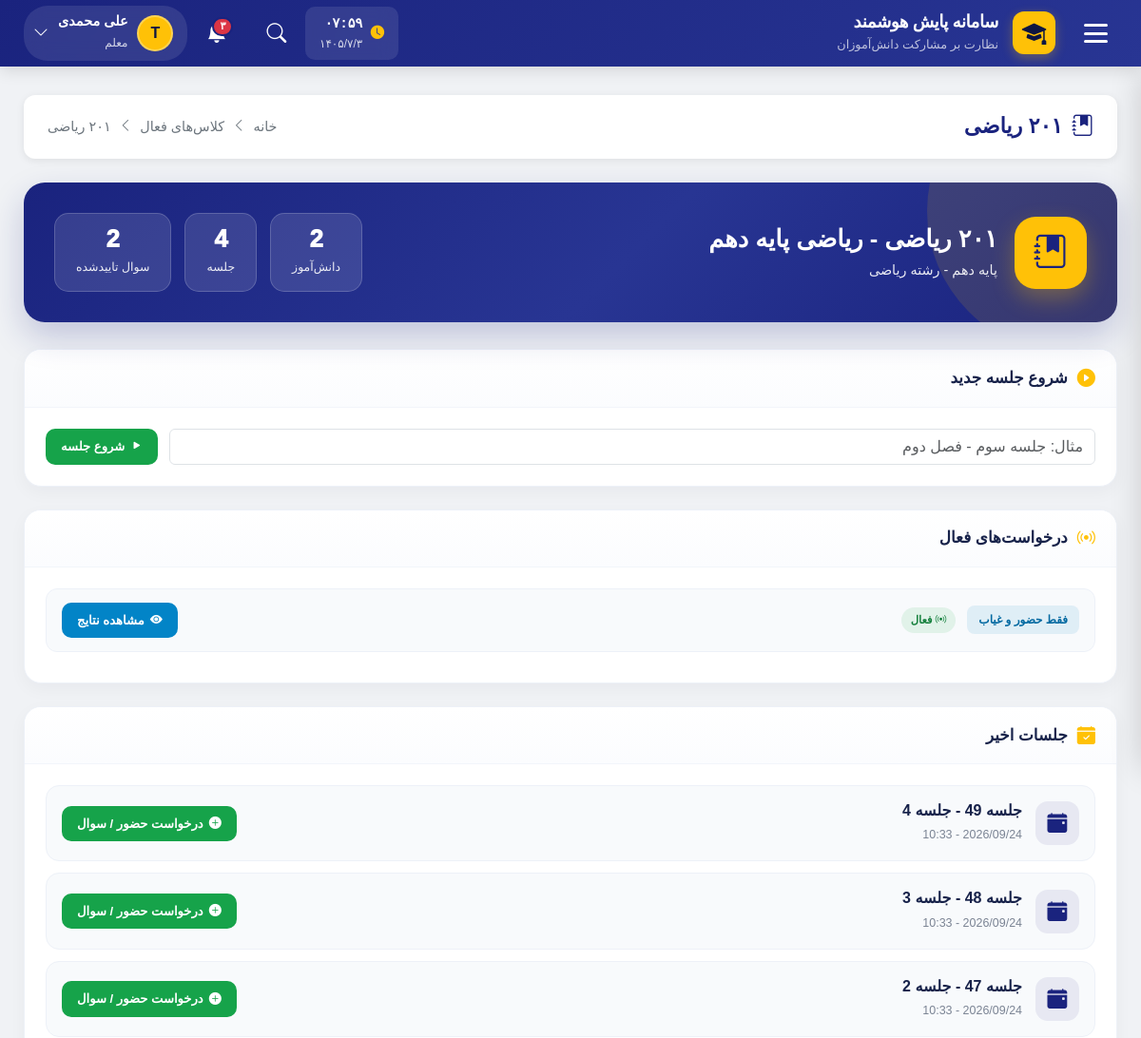
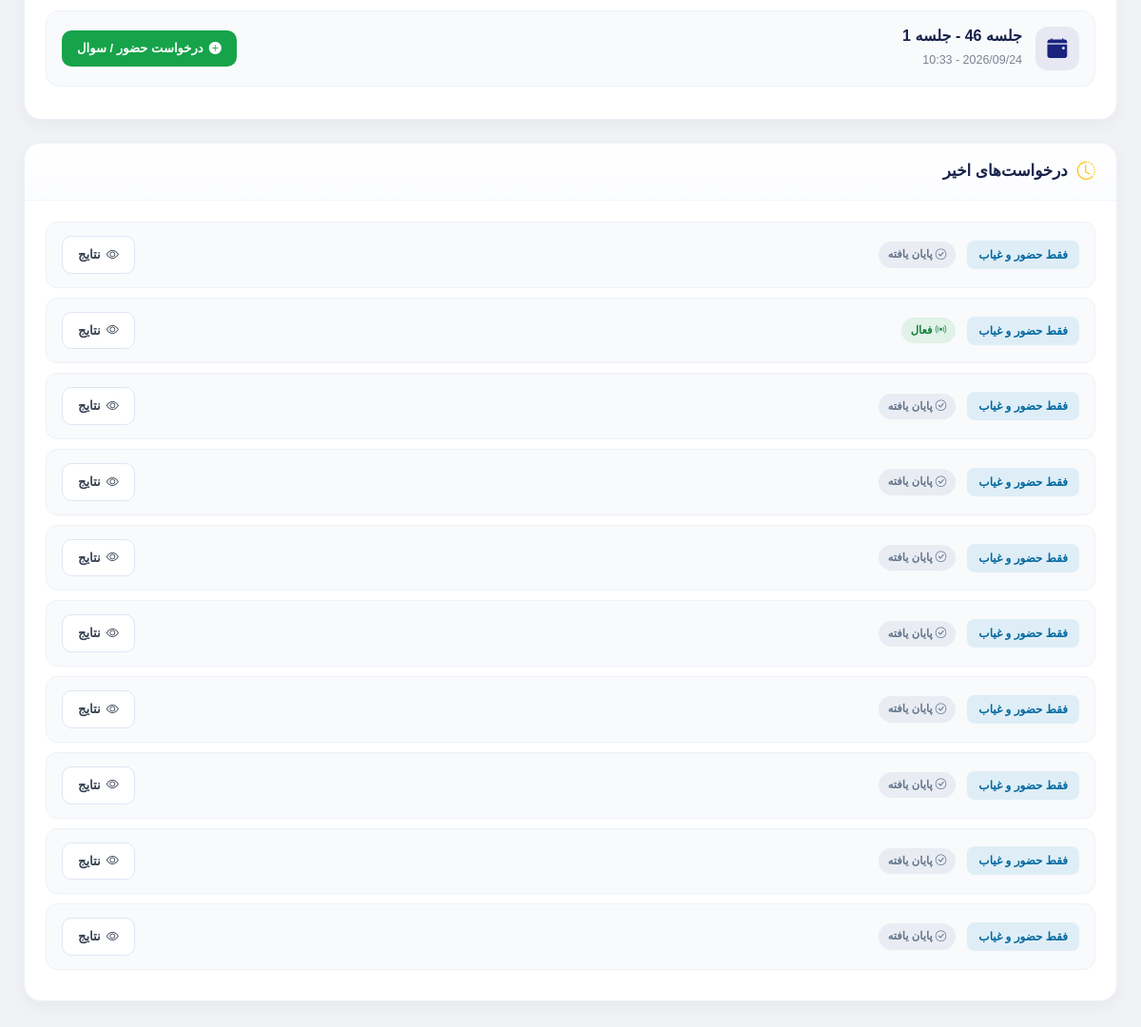
/teacher/classes/3/ (signed in), run on an earlier commit of the app's database (2 pictures, top to bottom).
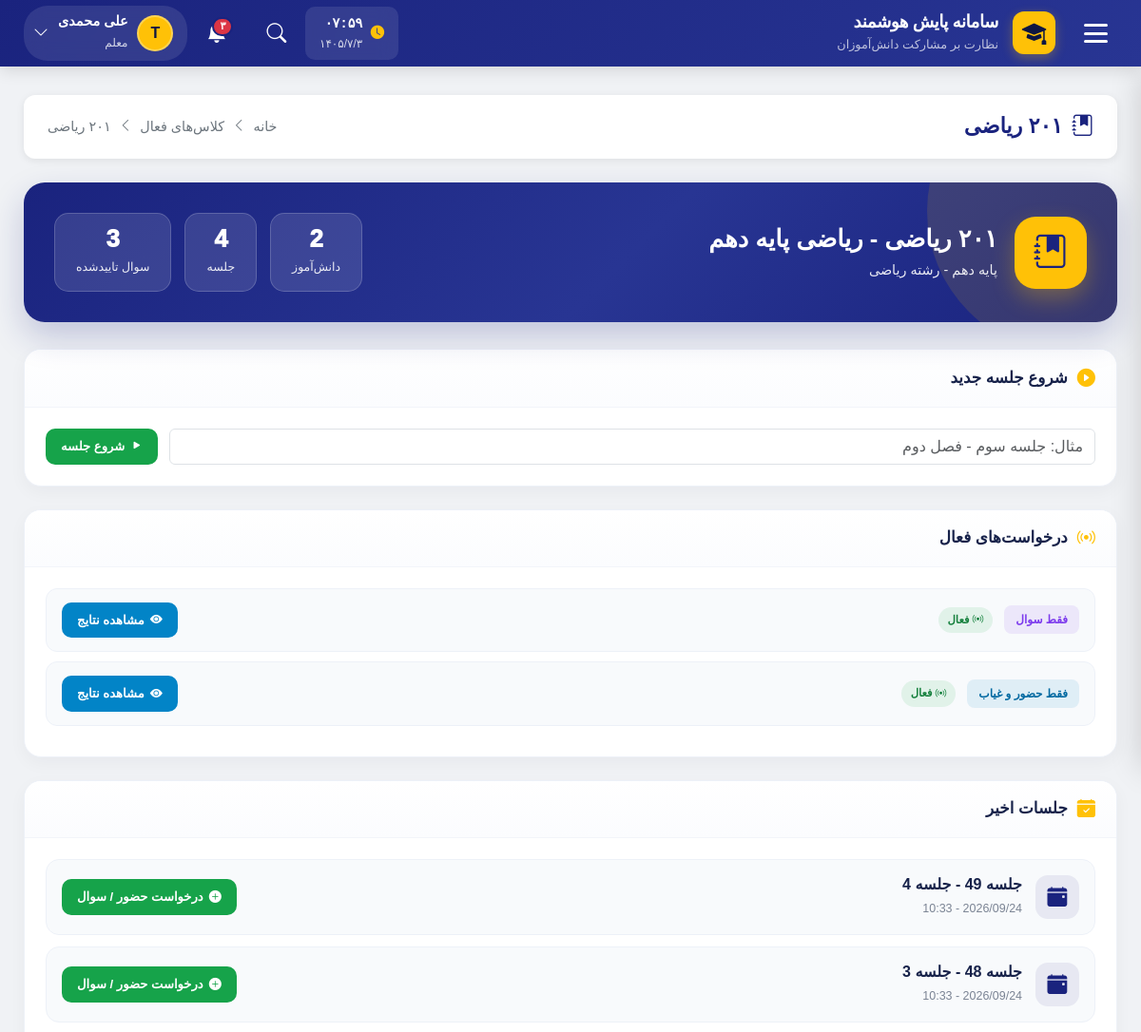
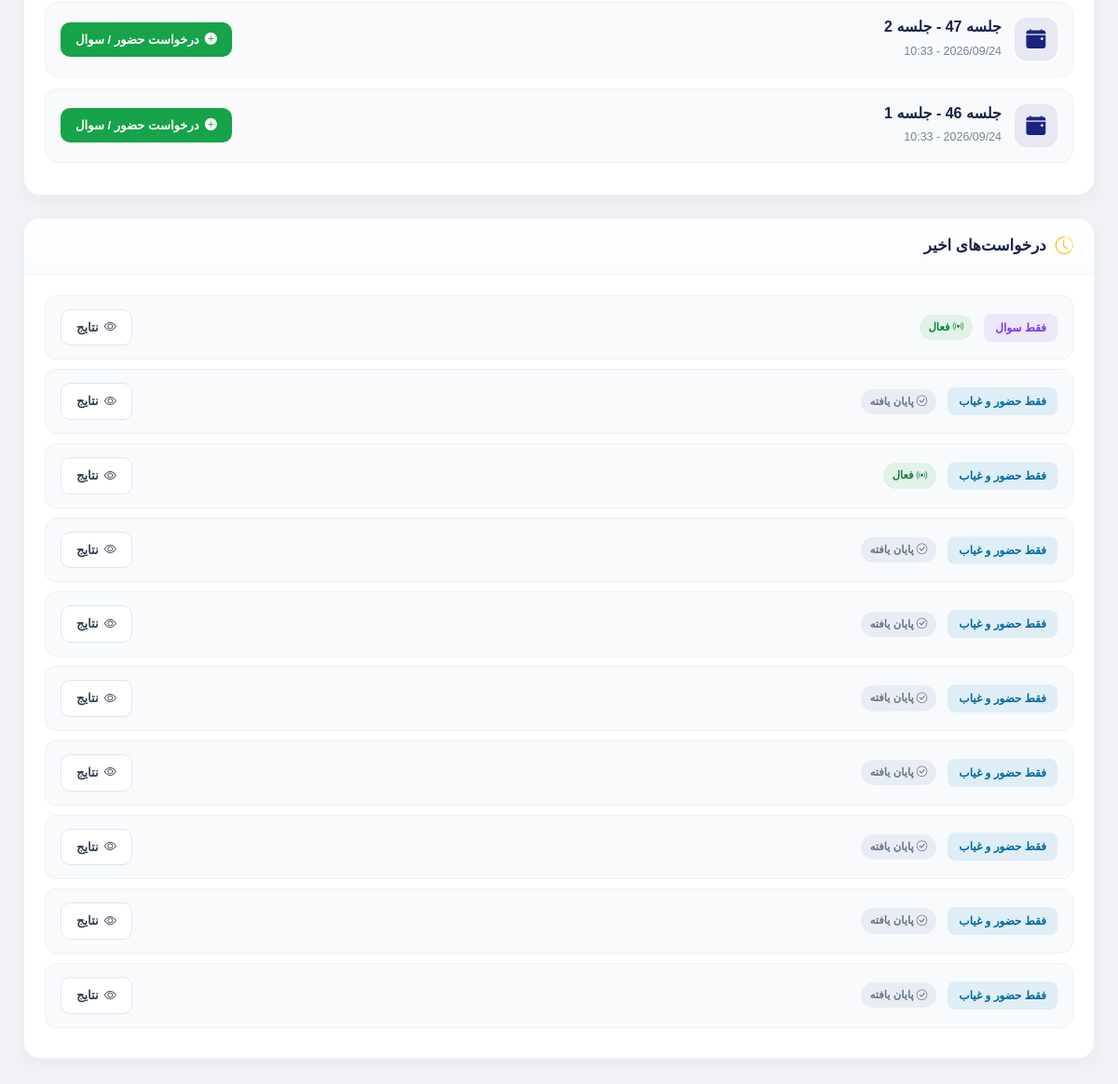
And on a later commit of the database (2 pictures, top to bottom).
### dashboard/models.py (models this page shows, shortened)
class AttendanceRequest(models.Model):
    REQUEST_TYPE_CHOICES = (
        ('face_only', 'فقط حضور و غیاب'),
        ('question_only', 'فقط سوال'),
        ('face_and_question', 'حضور و غیاب + سوال'),
    )
    STATUS_CHOICES = (
        ('active', 'فعال'),
        ('finished', 'پایان یافته'),
        ('canceled', 'لغو شده'),
    )
    teacher = models.ForeignKey(
        User,
        on_delete=models.CASCADE,
        related_name='attendance_requests',
        limit_choices_to={'role': 'teacher'},
        verbose_name="معلم"
    )
    classroom = models.ForeignKey(
        Classroom,
        on_delete=models.CASCADE,
        related_name='attendance_requests',
        verbose_name="کلاس"
    )
    session = models.ForeignKey(
        ClassSession,
        on_delete=models.CASCADE,
        related_name='attendance_requests',
        verbose_name="جلسه"
    )
    request_type = models.CharField(
        max_length=30,
        choices=REQUEST_TYPE_CHOICES,
        default='face_only',
        verbose_name="نوع درخواست"
    )
    status = models.CharField(
        max_length=20,
        choices=STATUS_CHOICES,
        default='active',
        verbose_name="وضعیت"
    )
    face_time_seconds = models.PositiveIntegerField(
        default=120,
        verbose_name="زمان اسکن چهره (ثانیه)"
    )
    face_deadline_at = models.DateTimeField(
        null=True,
        blank=True,
        verbose_name="مهلت اسکن چهره"
    )
    questions = models.ManyToManyField(
        Question,
        through='AttendanceRequestQuestion',
        related_name='attendance_requests',
        blank=True,
        verbose_name="سوالات"
    )
    created_at = models.DateTimeField(auto_now_add=True, verbose_name="تاریخ ایجاد")
    updated_at = models.DateTimeField(auto_now=True, verbose_name="تاریخ به‌روزرسانی")
    class Meta:
        verbose_name = "درخواست حضور و غیاب / سوال"
        verbose_name_plural = "درخواست‌های حضور و غیاب / سوال"
        ordering = ['-created_at']

class ClassSession(models.Model):
    classroom = models.ForeignKey(
        Classroom,
        on_delete=models.CASCADE,
        related_name='sessions',
        verbose_name="کلاس"
    )
    session_date = models.DateTimeField(auto_now_add=True, verbose_name="تاریخ جلسه")
    topic = models.CharField(max_length=200, blank=True, null=True, verbose_name="موضوع جلسه")
    class Meta:
        verbose_name = "جلسه کلاس"
        verbose_name_plural = "جلسات کلاس"

### dashboard/views.py (the view)
# urls.py: path('teacher/classes/<int:classroom_id>/', views.teacher_class_detail, name='teacher_class_detail'),
@teacher_required
def teacher_class_detail(request, classroom_id):
    classroom = get_object_or_404(
        Classroom,
        id=classroom_id,
        teacher=request.user
    )
    sessions = classroom.sessions.order_by('-session_date')[:10]
    active_requests = classroom.attendance_requests.filter(
        status='active'
    ).order_by('-created_at')
    recent_requests = classroom.attendance_requests.order_by('-created_at')[:10]
    start_form = StartSessionForm()
    students_count = classroom.students.count()
    sessions_count = classroom.sessions.count()
    questions_count = classroom.questions.filter(is_approved=True).count()
    context = {
        'classroom': classroom,
        'sessions': sessions,
        'active_requests': active_requests,
        'recent_requests': recent_requests,
        'start_form': start_form,
        'students_count': students_count,
        'sessions_count': sessions_count,
        'questions_count': questions_count,
        'title': f'کلاس {classroom.name}',
    }
    return render(request, 'dashboard/teacher/class_detail.html', context)

### dashboard/forms.py
class StartSessionForm(forms.Form):
    topic = forms.CharField(
        max_length=200,
        required=False,
        label='موضوع جلسه (اختیاری)',
        widget=forms.TextInput(attrs={
            'class': 'form-control',
            'placeholder': 'مثال: جلسه سوم - فصل دوم'
        })
    )

### dashboard/views.py (called while the page is built)
def teacher_required(view_func):
    @wraps(view_func)
    def wrapper(request, *args, **kwargs):
        if not request.user.is_authenticated:
            return redirect('accounts:login')
        if request.user.role != 'teacher':
            messages.error(request, 'دسترسی فقط برای معلم مجاز است.')
            return redirect('dashboard:home')
        return view_func(request, *args, **kwargs)
    return wrapper

### dashboard/templates/dashboard/teacher/class_detail.html (shortened to what the changed rows need)
{% extends 'base.html' %}
{% block content %}
<div class="cd-page">
    <div class="page-breadcrumb">
        <h1 class="breadcrumb-title">
            <i class="bi bi-journal-bookmark-fill"></i>
            {{ classroom.name }}
        </h1>
    </div>
    <div class="cd-hero">
        <div class="cd-hero-content">
            <div class="cd-hero-title">
                <div class="cd-hero-text">
                    <h2>{{ classroom.name }} - {{ classroom.subject }}</h2>
                </div>
            </div>
            <div class="cd-hero-stats">
                <div class="cd-stat-box">
                    <span class="cd-stat-value">{{ questions_count }}</span>
                    <span class="cd-stat-label">سوال تاییدشده</span>
                </div>
            </div>
        </div>
    </div>
    {% if active_requests %}
    <div class="cd-section">
        <div class="cd-section-body">
            {% for req in active_requests %}
            <div class="cd-request-item">
                <div class="cd-request-info">
                    <span class="cd-request-type {{ req.request_type }}">
                        {{ req.get_request_type_display }}
                    </span>
                    <span class="cd-status-badge active">
                        <i class="bi bi-broadcast"></i>
                        فعال
                    </span>
                </div>
                <a href="{% url 'dashboard:teacher_request_results' req.id %}" class="cd-btn info">
                    <i class="bi bi-eye-fill"></i>
                    مشاهده نتایج
                </a>
            </div>
            {% endfor %}
        </div>
    </div>
    {% endif %}
    <div class="cd-section">
        <div class="cd-section-body">
            {% if sessions %}
                {% for session in sessions %}
                <div class="cd-session-item">
                    <div class="cd-session-info">
                        <div class="cd-session-icon">
                            <i class="bi bi-calendar-event-fill"></i>
                        </div>
                        <div>
                            <h6 class="cd-session-title">
                                جلسه {{ session.id }}
                                {% if session.topic %}
                                    - {{ session.topic }}
                                {% endif %}
                            </h6>
                            <span class="cd-session-date">
                                {{ session.session_date|date:"Y/m/d - H:i" }}
                            </span>
                        </div>
                    </div>
                    <div class="cd-session-actions">
                        <a href="{% url 'dashboard:teacher_create_attendance_request' classroom.id session.id %}" class="cd-btn success">
                            <i class="bi bi-plus-circle-fill"></i>
                            درخواست حضور / سوال
                        </a>
                    </div>
                </div>
                {% endfor %}
            {% else %}
            <div class="cd-empty">
                <i class="bi bi-calendar-x" style="font-size: 2.5rem; opacity: 0.4;"></i>
                <p class="mt-2 mb-0">هنوز جلسه‌ای شروع نشده است. از بخش بالا یک جلسه جدید شروع کنید.</p>
            </div>
            {% endif %}
        </div>
    </div>
    <div class="cd-section">
        <div class="cd-section-body">
            {% if recent_requests %}
                {% for req in recent_requests %}
                <div class="cd-request-item">
                    <div class="cd-request-info">
                        <span class="cd-request-type {{ req.request_type }}">
                            {{ req.get_request_type_display }}
                        </span>
                        <span class="cd-status-badge {% if req.status == 'active' %}active{% else %}finished{% endif %}">
                            {% if req.status == 'active' %}
                                <i class="bi bi-broadcast"></i>
                                فعال
                            {% else %}
                                <i class="bi bi-check-circle"></i>
                                {{ req.get_status_display }}
                            {% endif %}
                        </span>
                    </div>
                    <a href="{% url 'dashboard:teacher_request_results' req.id %}" class="cd-btn outline">
                        <i class="bi bi-eye"></i>
                        نتایج
                    </a>
                </div>
                {% endfor %}
            {% else %}
            <div class="cd-empty">
                <i class="bi bi-inbox" style="font-size: 2.5rem; opacity: 0.4;"></i>
                <p class="mt-2 mb-0">هنوز درخواستی ثبت نشده است.</p>
            </div>
            {% endif %}
        </div>
    </div>
</div>
{% endblock %}

What changed in the data, as far as the page shows it:
no longer on this page (row unchanged): AttendanceRequest: request_type "فقط حضور و غیاب", status "پایان یافته", shown under "درخواست‌های اخیر"
added AttendanceRequest: request_type "فقط سوال", status "active" (drawn)
Also different on the page:
{{ questions_count }}: "2" → "3"
